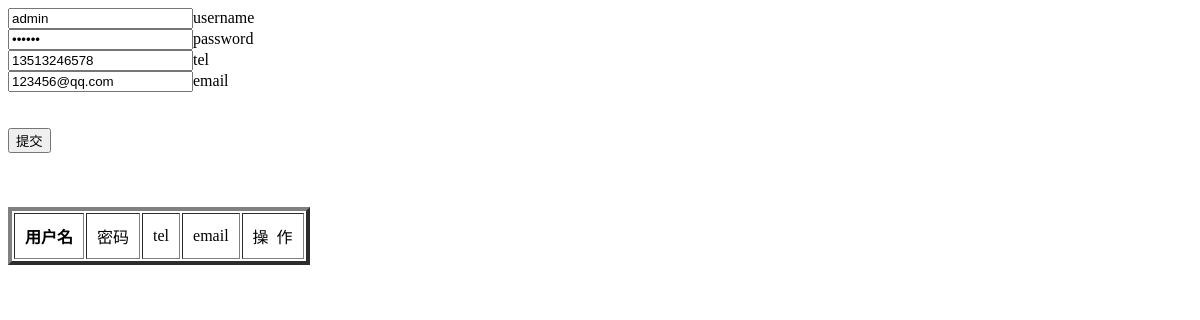
The page /app/user/ on the database as committed earlier.
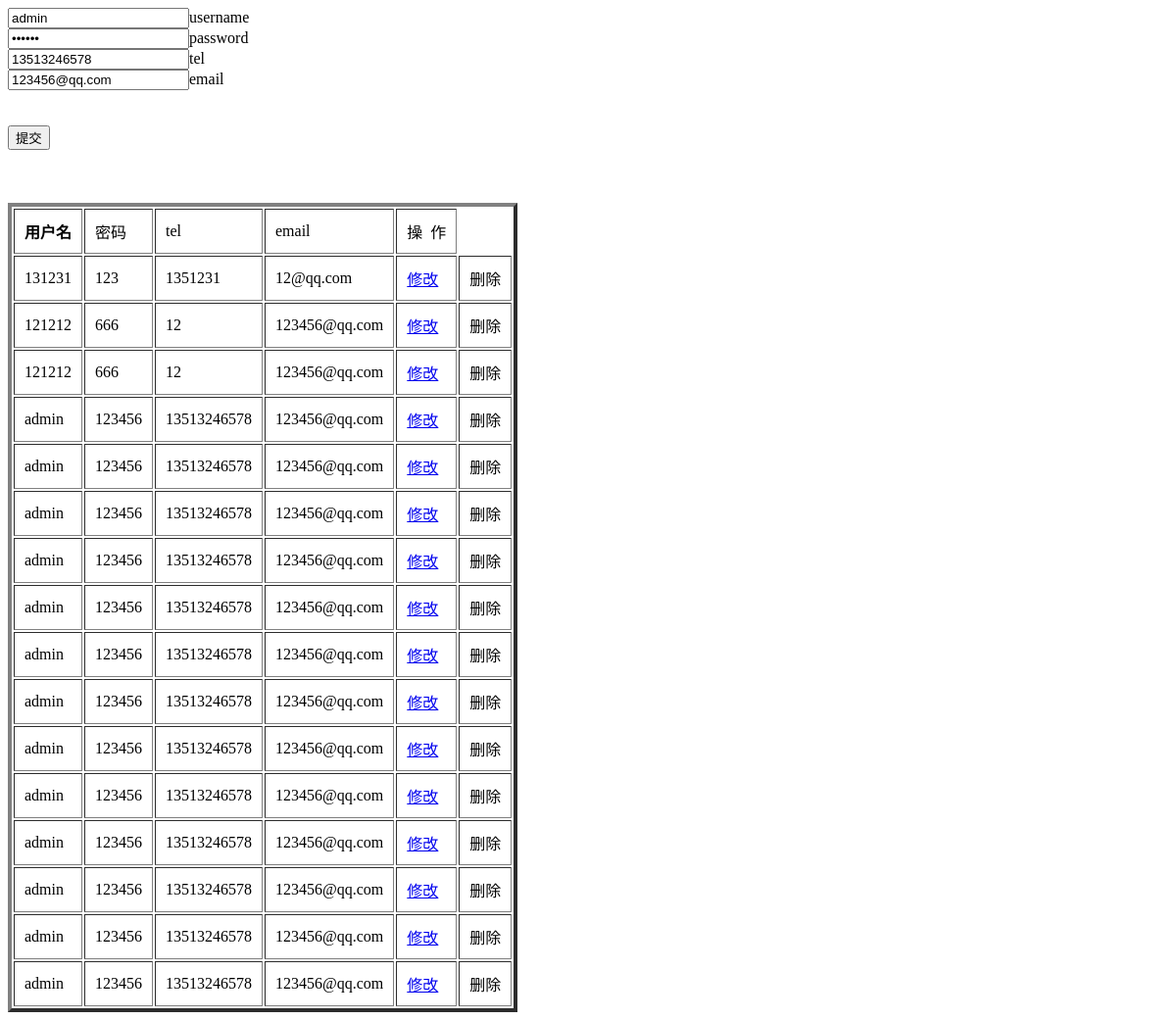
The same page on the database as committed later.
### app/models.py (models this page shows)
class user(models.Model):
    account = models.CharField(max_length=32)
    password = models.CharField(max_length=32)
    email =models.EmailField(null=True)
    tel = models.IntegerField(null=True)
    user_type_choices = (
        (1,'youke'),
        (2,'huiyuan'),
        (3,'chaojiguanliyuan'),
    )
    user_type_id = models.IntegerField(choices=user_type_choices,default=1)
    status = models.BooleanField(default=True,help_text='开启或者禁用状态')
    Text =models.TextField(null=True)
    slug = models.SlugField(null=True)
    IP = models.GenericIPAddressField(default='127.0.0.1')
    url = models.URLField(null=True)
    file = models.FileField(upload_to="app/123",default='/1231')#这个路径只能在项目内，如果到H:/123将会出错。
    img = models.ImageField(upload_to="app/123",default='/1231' )
    insert_time = models.DateTimeField(auto_now_add=True,null=True)
    update_time = models.DateTimeField(auto_now=True,null=True)

### app/views.py (the view, shortened to what this page needs)
# urls.py: path('user/',views.user,name='user'),
def user(request):
    if request.method == 'GET':
        user_list =appModel.user.objects.all()
        return render(request,"app/index.html",{"user_list":user_list})

### templates/app/index.html (shortened to what this page needs)
<!DOCTYPE html>
<html>
	<head>
	</head>
	<body>
		<form action="/app/user/" method="post">
			<input type="text" name="user" value="admin" />username</br>
			<input type="password" name="pwd" value="123456"/>password</br>
						<input type="tel" name="tel" value="13513246578"/>tel</br>
									<input type="email" name="email" value="123456@qq.com"/>email</br></br></br>
			<input type="submit" value="提交"/>
		</form></br></br></br>
		<table border="4" cellspacing="2" cellpadding="10">
			<tr>
				<th>用户名</th>
				<td>密码</td>
				<td>tel</td>
				<td>email</td>
                <td>操&nbsp&nbsp作</td>
			</tr>
            {% for user in user_list %}
			<tr>
				<td>{{ user.account }}</td>
            <td>{{ user.password }}</td>
            <td>{{ user.tel }}</td>
            <td>{{ user.email }}</td>
                <td><a href="{% url 'dele' user.id %}">修改</a></td>
            <td>删除</td>
			</tr>
            {% endfor %}
		</table>
	</body>
</html>

Rows that differ between the two databases and show on the page:
added user: account "131231", password "123", tel "1351231", email "12@qq.com"
added user: account "121212", password "666", tel "12", email "123456@qq.com"
added user: account "121212", password "666", tel "12", email "123456@qq.com"
added user: account "admin", password "123456", tel "13513246578", email "123456@qq.com"
added user: account "admin", password "123456", tel "13513246578", email "123456@qq.com"
added user: account "admin", password "123456", tel "13513246578", email "123456@qq.com"
added user: account "admin", password "123456", tel "13513246578", email "123456@qq.com"
added user: account "admin", password "123456", tel "13513246578", email "123456@qq.com"
added user: account "admin", password "123456", tel "13513246578", email "123456@qq.com"
added user: account "admin", password "123456", tel "13513246578", email "123456@qq.com"
added user: account "admin", password "123456", tel "13513246578", email "123456@qq.com"
added user: account "admin", password "123456", tel "13513246578", email "123456@qq.com"
added user: account "admin", password "123456", tel "13513246578", email "123456@qq.com"
added user: account "admin", password "123456", tel "13513246578", email "123456@qq.com"
added user: account "admin", password "123456", tel "13513246578", email "123456@qq.com"
added user: account "admin", password "123456", tel "13513246578", email "123456@qq.com"
